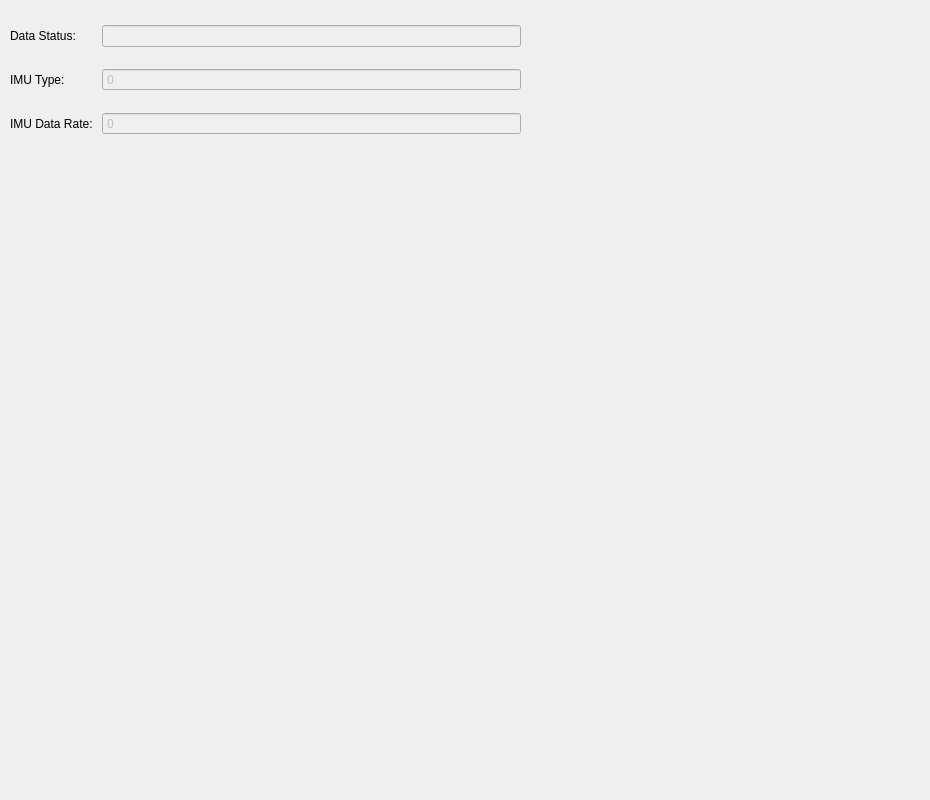
<?xml version="1.0" encoding="UTF-8"?>
<ui version="4.0">
 <class>IMUDataTab</class>
 <widget class="QWidget" name="IMUDataTab">
  <property name="geometry">
   <rect>
    <x>0</x>
    <y>0</y>
    <width>930</width>
    <height>800</height>
   </rect>
  </property>
  <property name="windowTitle">
   <string>Form</string>
  </property>
  <widget class="QWidget" name="gridLayoutWidget_2">
   <property name="geometry">
    <rect>
     <x>10</x>
     <y>10</y>
     <width>511</width>
     <height>141</height>
    </rect>
   </property>
   <layout class="QGridLayout" name="imuLayout">
    <item row="0" column="0">
     <widget class="QLabel" name="statusLabel">
      <property name="text">
       <string>Data Status:</string>
      </property>
     </widget>
    </item>
    <item row="1" column="0">
     <widget class="QLabel" name="typeLabel">
      <property name="text">
       <string>IMU Type:</string>
      </property>
     </widget>
    </item>
    <item row="1" column="1">
     <widget class="QSpinBox" name="typeSpinBox">
      <property name="enabled">
       <bool>false</bool>
      </property>
      <property name="readOnly">
       <bool>true</bool>
      </property>
      <property name="buttonSymbols">
       <enum>QAbstractSpinBox::NoButtons</enum>
      </property>
      <property name="maximum">
       <number>1000000</number>
      </property>
     </widget>
    </item>
    <item row="2" column="0">
     <widget class="QLabel" name="rateLabel">
      <property name="text">
       <string>IMU Data Rate: </string>
      </property>
     </widget>
    </item>
    <item row="2" column="1">
     <widget class="QSpinBox" name="rateSpinBox">
      <property name="enabled">
       <bool>false</bool>
      </property>
      <property name="readOnly">
       <bool>true</bool>
      </property>
      <property name="buttonSymbols">
       <enum>QAbstractSpinBox::NoButtons</enum>
      </property>
      <property name="maximum">
       <number>1000000</number>
      </property>
     </widget>
    </item>
    <item row="0" column="1">
     <widget class="QLineEdit" name="statusText">
      <property name="enabled">
       <bool>false</bool>
      </property>
      <property name="readOnly">
       <bool>true</bool>
      </property>
     </widget>
    </item>
   </layout>
  </widget>
 </widget>
 <resources/>
 <connections/>
</ui>
